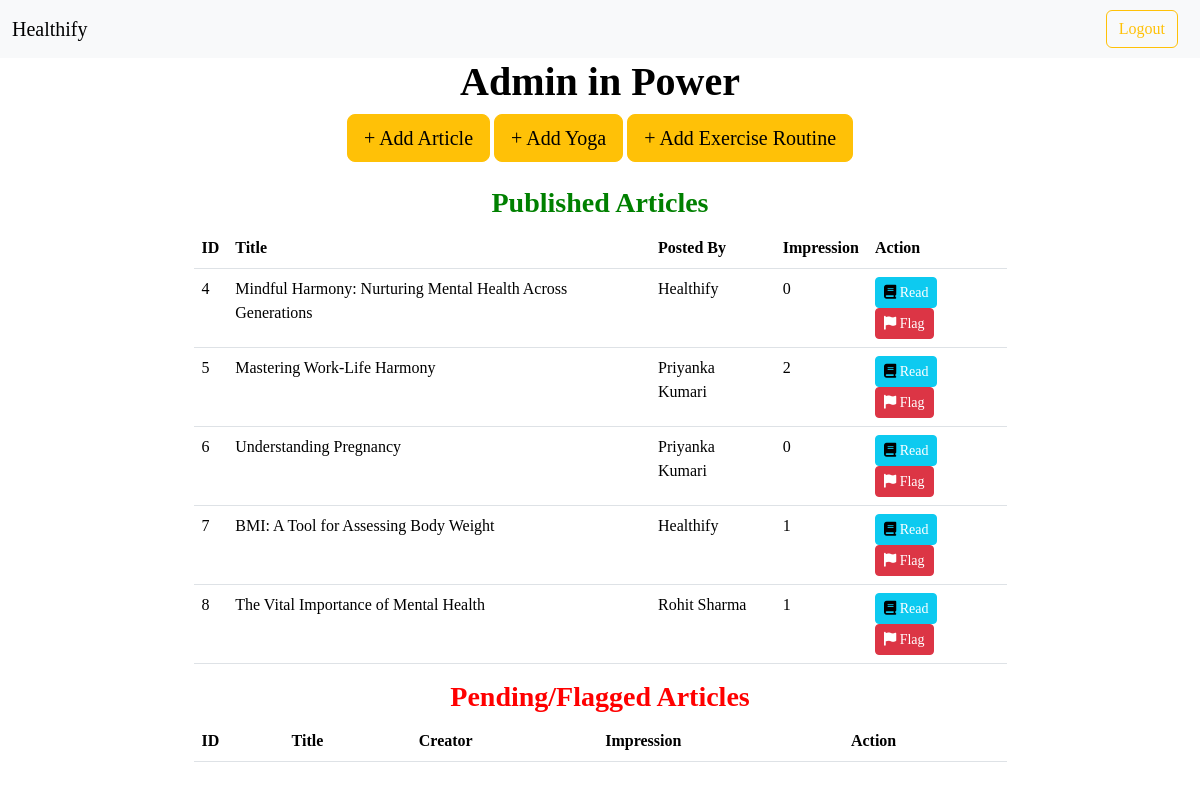
/adminHome (signed in), run on the app's committed database.
### models.py (models this page shows)
class article(db.Model):
    __tablename__="article"
    id = db.Column(db.Integer, primary_key = True)
    title = db.Column(db.String(60), nullable = False)
    abstract = db.Column(db.String(420), nullable = False)
    content = db.Column(db.String(1024), nullable = False)
    imagepath = db.Column(db.String(255), nullable=False)
    impressions = db.Column(db.Integer, default = 0)
    CreatorId = db.Column(db.Integer, db.ForeignKey('User.id'), nullable = False)
    creator = db.Column(db.String(35), nullable = False)
    status = db.Column(db.String(12), default="pending")

### routes.py (the view)
@app.route('/adminHome')
@auth_required
@admin_auth_required
def adminHome():
    articles = article.query.join(User, article.CreatorId == User.id).all()
    return render_template("admin.html", user = User.query.get(session["user_id"]), articles = articles,  need = True)

### routes.py (called while the page is built)
def auth_required(func):
    @wraps(func)
    def inner(*args, **kwargs):
        if "user_id" not in session:
            flash("Login required.", 'danger')
            return redirect(url_for("login"))
        return func(*args, **kwargs)
    return inner

def admin_auth_required(func):
    @wraps(func)
    def inner(*args, **kwargs):
        user = User.query.get(session.get("user_id"))
        if user.is_admin:
            return func(*args, **kwargs)
        else:
            flash("Logged out ! You are not an Admin.", "danger")
            return redirect(url_for("logout"))
    return inner

### templates/admin.html (shortened to what this page needs)
{% extends 'layout.html' %}
{% block content %}
<body>
    <div class="container mt-9">
    <h1><strong style="display: flex; justify-content: center;">Admin in Power</strong></h1>
    <div class="text-center pt">
        <a href="/addArticle" class="btn btn-warning btn-lg"><span class="plus-sign">+</span> Add Article</a>
        <a href="/addYoga" class="btn btn-warning btn-lg"><span class="plus-sign">+</span> Add Yoga</a>
        <a href="/addExercise" class="btn btn-warning btn-lg"><span class="plus-sign">+</span> Add Exercise Routine</a>
    </div>
    <div style="display: flex; justify-content: center;" class="row mt-4">
      <div class="col-md-9">
        <h3><strong style="display: flex; justify-content: center; color: green;">Published Articles</strong></h3>
        <table class="table">
          <thead>
            <tr>
              <th>ID</th>
              <th>Title</th>
              <th>Posted By</th>
              <th>Impression</th>
              <th>Action</th>
            </tr>
          </thead>
          <tbody>
            {% for article in articles %}
            <tr>
                {% if article.status == "publish" %}
                  <td>{{ article.id }}</td>
                  <td>{{ article.title }}</td>
                  <td>{{ article.creator }}</td>
                  <td>{{ article.impressions }}</td>
                  <td>
                    <form>
                      <button type="submit" class="btn btn-info btn-sm"><i class="fas fa-book"></i><a href="healthifyArticles/{{article.id}}"> Read</a></button>
                      <button type="submit" class="btn btn-danger btn-sm"><i class="fas fa-flag"></i><a href="adminHome/{{article.id}}/{{'pending'}}"> Flag</a></button>
                    </form>
                  </td>
                  {% endif %}
                </tr>
                {% endfor %}
          </tbody>
        </table>
      </div>
      <div class="col-md-9">
        <h3><strong style="display: flex; justify-content: center; color: red;">Pending/Flagged Articles</strong></h3>
        <table class="table">
          <thead>
            <tr>
              <th>ID</th>
              <th>Title</th>
              <th>Creator</th>
              <th>Impression</th>
              <th>Action</th>
            </tr>
          </thead>
        </table>
      </div>
    </div>
  </div>
</body>
{% endblock %}

### templates/layout.html (style rules this page uses)
body { margin: 0; padding: 0; font-family: 'Balsamiq Sans', 'cursive'; background-color: #454f58; background: center/cover no-repeat url('../static/icons/bg6.jpg'); background-repeat: no-repeat; color: black; }

### templates/admin.html (style rules this page uses)
body { background: center/cover no-repeat url('../static/icons/bg23.jpg'); }
a { text-decoration: none; color: white; }

### data on the page
article: id "4", title "Mindful Harmony: Nurturing Mental Health Across Generations", creator "Healthify", impressions "0"
article: id "5", title "Mastering Work-Life Harmony", creator "Priyanka Kumari", impressions "2"
article: id "6", title "Understanding Pregnancy", creator "Priyanka Kumari", impressions "0"
article: id "7", title "BMI: A Tool for Assessing Body Weight", creator "Healthify", impressions "1"
article: id "8", title "The Vital Importance of Mental Health", creator "Rohit Sharma", impressions "1"
